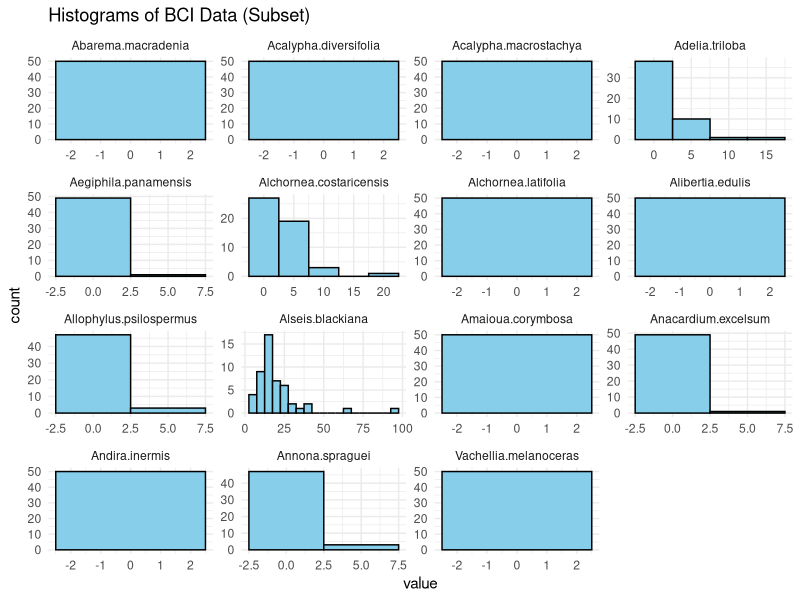
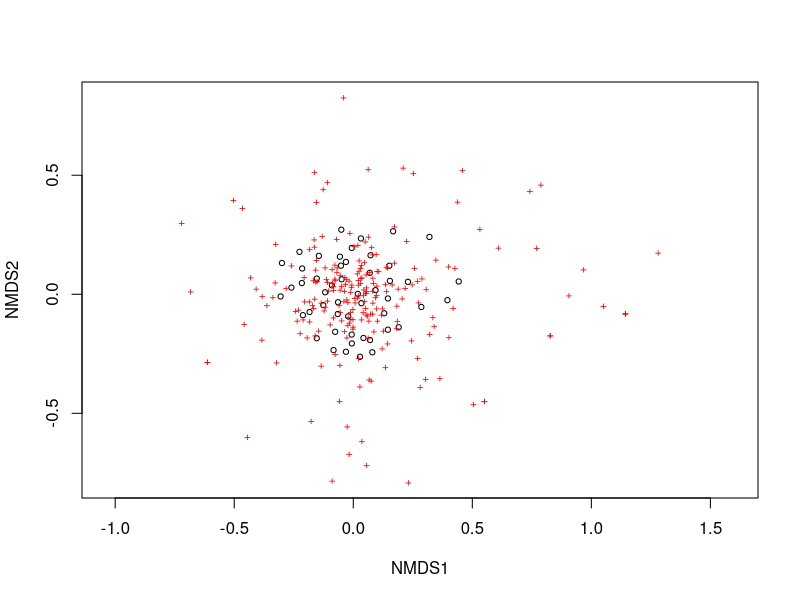

R code for these plots, in order:
install.packages("vegan")
library(vegan)
data(BCI)
library(tidyverse)
library(ggplot2)


subset_data <- BCI[, 1:15]
summary(subset_data)

gathered_data <- gather(subset_data)
hist_plot <- ggplot(gathered_data, aes(x = value)) +
   geom_histogram(binwidth = 5, fill = "skyblue", color = "black") +
   facet_wrap(~ key, scales = "free") +
   theme_minimal() +
   labs(title = "Histograms of BCI Data (Subset)")
print(hist_plot)

#2
nmds_result <- metaMDS(BCI)
plot(nmds_result)



